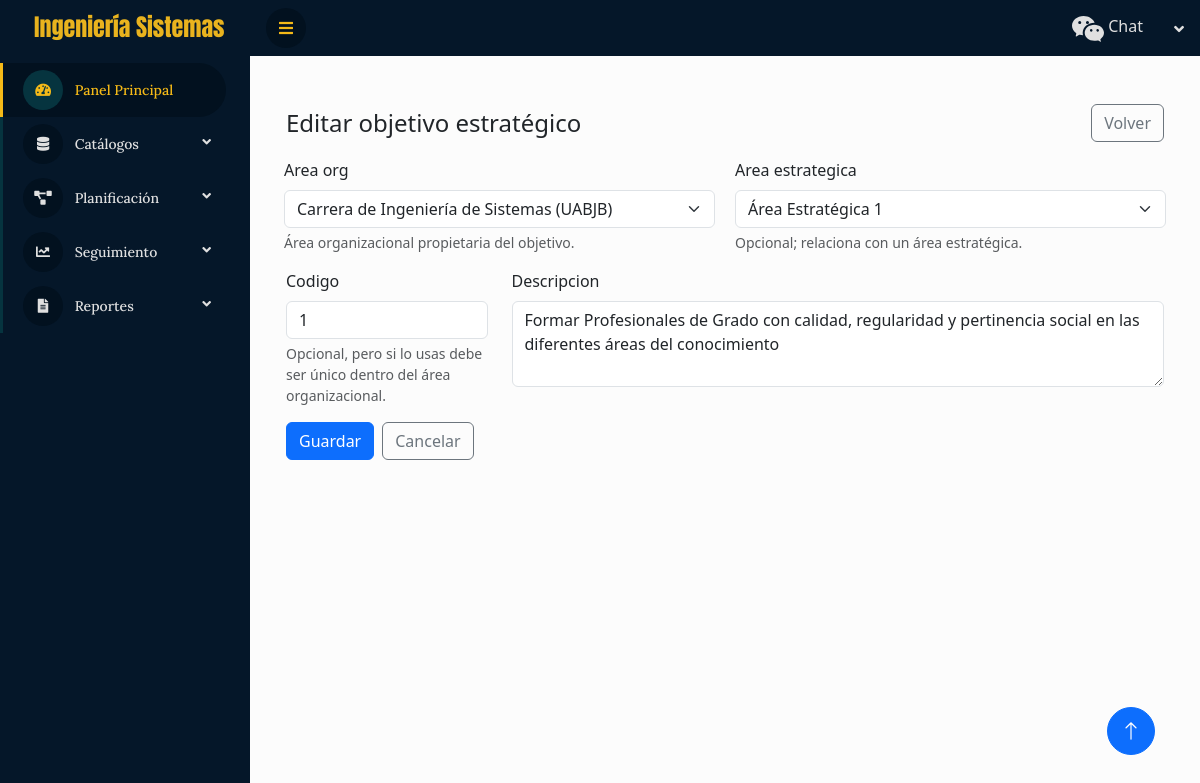
The page /objetivos/1/editar/ on the database its author committed.
### cis/models.py (models this page shows, shortened)
class TimeStampedModel(models.Model):
    creado = models.DateTimeField(auto_now_add=True)
    actualizado = models.DateTimeField(auto_now=True)
    class Meta:
        abstract = True

class ObjetivoEstrategico(TimeStampedModel):
    area_org = models.ForeignKey(AreaOrganizacional, on_delete=models.CASCADE, related_name="objetivos")
    area_estrategica = models.ForeignKey(AreaEstrategica, on_delete=models.SET_NULL, null=True, blank=True, related_name="objetivos")
    codigo = models.CharField(max_length=20, blank=True)  # columna COD
    descripcion = models.TextField()
    class Meta:
        unique_together = [("area_org","codigo")]
        indexes = [models.Index(fields=["area_org","codigo"])]
        verbose_name = "Objetivo estratégico"

### cis/views.py (the view, shortened to what this page needs)
# urls.py: path("objetivos/<int:pk>/editar/", views.ObjetivoUpdateView.as_view(), name="objetivo_update"),
class ObjetivoUpdateView(UpdateView):
    model = ObjetivoEstrategico
    form_class = ObjetivoEstrategicoForm
    template_name = "planificacion/objetivo_form.html"
    success_url = reverse_lazy("objetivo_list")

### cis/forms.py (shortened to what this page needs)
class ObjetivoEstrategicoForm(forms.ModelForm):
    class Meta:
        model = ObjetivoEstrategico
        fields = ["area_org", "area_estrategica", "codigo", "descripcion"]
        widgets = {
            "area_org": forms.Select(attrs={"class": "form-select"}),
            "area_estrategica": forms.Select(attrs={"class": "form-select"}),
            "codigo": forms.TextInput(attrs={"class": "form-control", "placeholder": "Ej.: 1, 2, OBJ-01 (opcional)"}),
            "descripcion": forms.Textarea(attrs={"class": "form-control", "rows": 3, "placeholder": "Describe el objetivo…"}),
        }
        help_texts = {
            "area_org": "Área organizacional propietaria del objetivo.",
            "area_estrategica": "Opcional; relaciona con un área estratégica.",
            "codigo": "Opcional, pero si lo usas debe ser único dentro del área organizacional.",
        }

### cis/models.py (called while the page is built)
    def __str__(self): return f"{self.nombre} ({self.entidad.sigla or self.entidad.nombre})"

    def __str__(self): return self.nombre

### cis/templatetags/bootstrap_extras.py (called while the page is built)
@register.inclusion_tag("planificacion/_bs_field.html")
def render_bs_field(field, show_label=True):
    widget_class = "form-select" if field.field.widget.__class__.__name__ in ("Select", "SelectMultiple") else "form-control"
    prev_cls = field.field.widget.attrs.get("class", "")
    field.field.widget.attrs["class"] = f"{prev_cls} {widget_class}".strip()
    return {"field": field, "show_label": show_label}

### cis/templates/planificacion/objetivo_form.html (shortened to what this page needs)
 {% extends "base.html" %} {% load bootstrap_extras %} {% block content %}
<div class="container py-4">
  <div class="d-flex justify-content-between align-items-center mb-3">
    <h1 class="h4 mb-0">{% if object %}Editar{% else %}Nuevo{% endif %} objetivo estratégico</h1>
    <a href="{% url 'objetivo_list' %}" class="btn btn-outline-secondary">Volver</a>
  </div>
  <form method="post" novalidate>
    <div class="row">
      <div class="col-md-6">{% render_bs_field form.area_org %}</div>
      <div class="col-md-6">{% render_bs_field form.area_estrategica %}</div>
    </div>
    <div class="row">
      <div class="col-md-3">{% render_bs_field form.codigo %}</div>
      <div class="col-md-9">{% render_bs_field form.descripcion %}</div>
    </div>
    <div class="d-flex gap-2">
      <button class="btn btn-primary" type="submit">Guardar</button>
      <a href="{% url 'objetivo_list' %}" class="btn btn-outline-secondary">Cancelar</a>
    </div>
  </form>
</div>
{% endblock %}

### cis/templates/planificacion/_bs_field.html (shortened to what this page needs)
<div class="mb-3">
  {% if show_label %}
  <label class="form-label" for="{{ field.id_for_label }}">{{ field.label }}</label>
  {% endif %} {{ field }} {% if field.help_text %}
  <div class="form-text">{{ field.help_text }}</div>
  {% endif %}
</div>

### cis/static/css/style.css (style rules this page uses)
.col-md-6, .col-11 { padding: 0 10px; }
select { width: 100%; max-width: 100%; box-sizing: border-box; }
:root { --primary: #f5ba18; --secondary: #06343f; ; --light: #e0e0e0; --dark: #02111f; ; }
.btn { transition: 0.5s; }

### rows shown on the page
ObjetivoEstrategico: area_org "Carrera de Ingeniería de Sistemas (UABJB)", area_estrategica "Área Estratégica 1", codigo "1", descripcion "Formar Profesionales de Grado con calidad, regularidad y pertinencia social en las diferentes áreas del conocimiento"

### other values the page prints
{{ field.label }} "Area org Area estrategica Codigo Descripcion"
{{ field.help_text }} "Área organizacional propietaria del objetivo. Opcional; relaciona con un área estratégica. Opcional, pero si lo usas debe ser único dentro del área organizacional."
